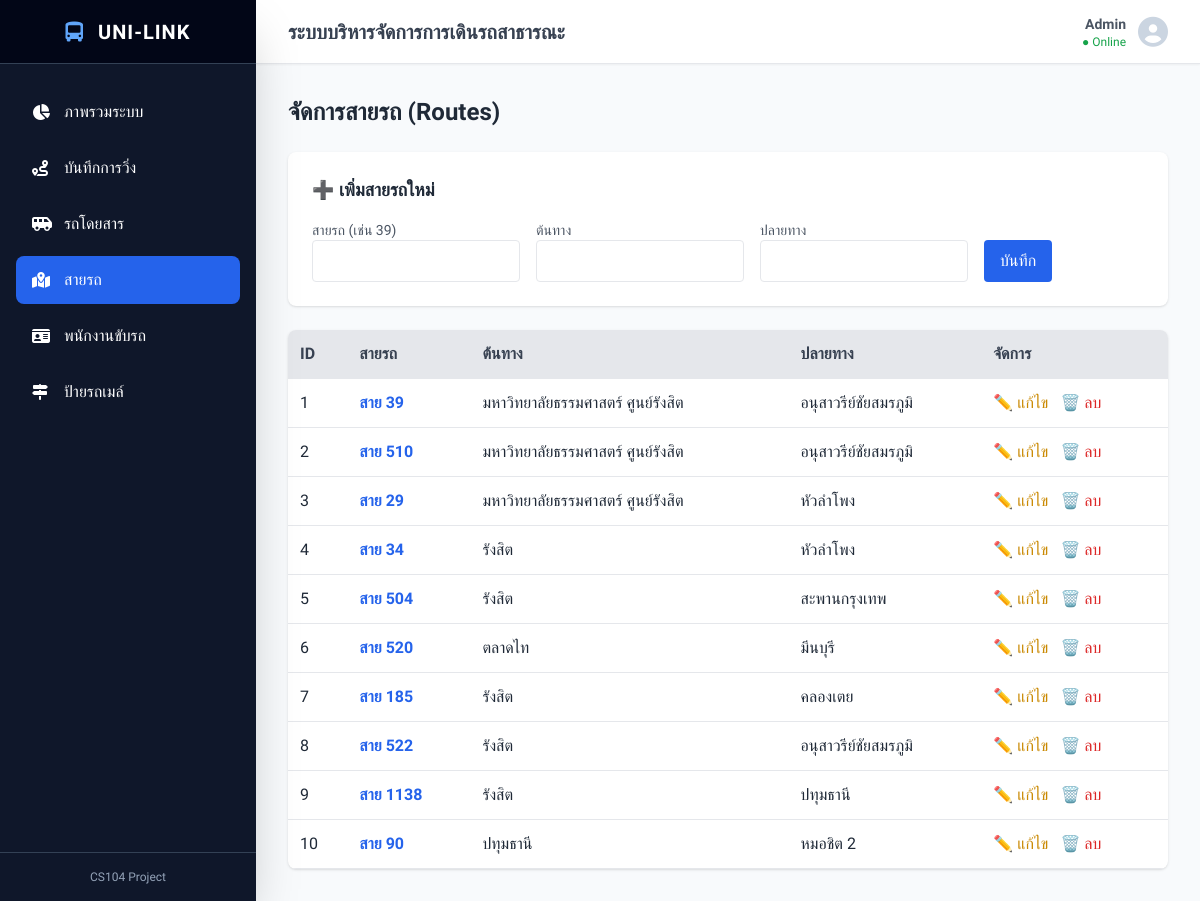
Page /routes on the earlier database version.
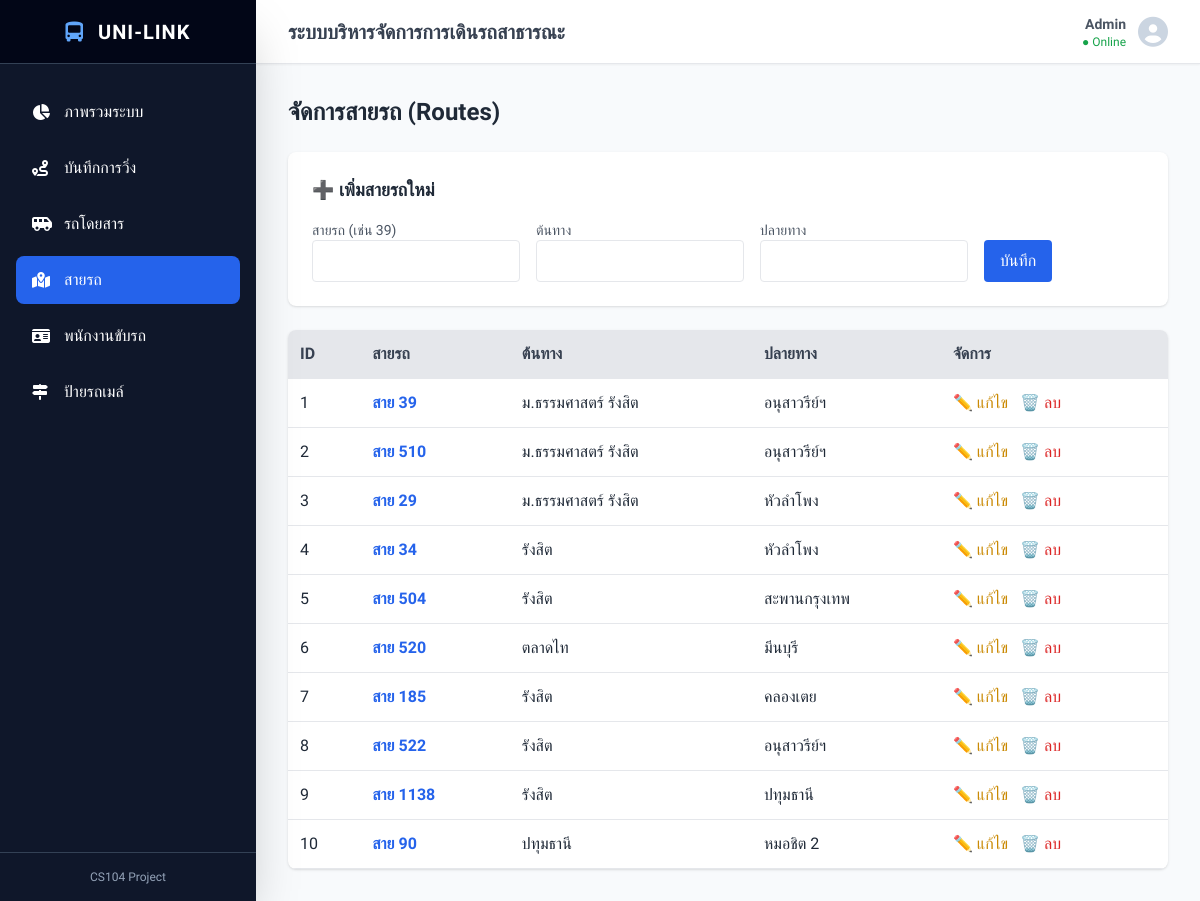
Same page on the later database version.
### tables this page shows
CREATE TABLE Routes (
    route_id INTEGER PRIMARY KEY AUTOINCREMENT,
    route_num TEXT NOT NULL UNIQUE,
    origin TEXT NOT NULL,
    destination TEXT NOT NULL
);

### app.py (the view)
@app.route('/routes')
def manage_routes():
    db = open_database()
    all_routes = db.execute(
        'SELECT route_id AS id, route_num, origin, destination FROM Routes'
    ).fetchall()
    db.close()
    return render_template('routes.html', items=all_routes)

### app.py (called while the page is built)
def open_database():
    connection = sqlite3.connect('database.db')
    connection.execute('PRAGMA foreign_keys = ON')
    connection.row_factory = sqlite3.Row
    return connection

### templates/routes.html
{% extends 'base.html' %}
{% block content %}
<div class="flex justify-between items-center mb-6">
    <h2 class="text-2xl font-bold text-gray-800">จัดการสายรถ (Routes)</h2>
</div>
<div class="bg-white p-6 rounded-lg shadow mb-6">
    <h3 class="text-lg font-semibold mb-4">➕ เพิ่มสายรถใหม่</h3>
    <form action="/add_route" method="POST" class="flex flex-wrap gap-4 items-end">
        <div class="w-full md:w-1/4">
            <label class="block text-sm text-gray-600">สายรถ (เช่น 39)</label>
            <input type="text" name="route_num" required class="border p-2 rounded w-full">
        </div>
        <div class="w-full md:w-1/4">
            <label class="block text-sm text-gray-600">ต้นทาง</label>
            <input type="text" name="origin" required class="border p-2 rounded w-full">
        </div>
        <div class="w-full md:w-1/4">
            <label class="block text-sm text-gray-600">ปลายทาง</label>
            <input type="text" name="destination" required class="border p-2 rounded w-full">
        </div>
        <button type="submit" class="bg-blue-600 text-white px-4 py-2 rounded hover:bg-blue-700 h-[42px]">บันทึก</button>
    </form>
</div>
<div class="bg-white rounded-lg shadow overflow-hidden">
    <table class="w-full text-left border-collapse">
        <thead>
            <tr class="bg-gray-200 text-gray-700">
                <th class="p-3 border-b">ID</th>
                <th class="p-3 border-b">สายรถ</th>
                <th class="p-3 border-b">ต้นทาง</th>
                <th class="p-3 border-b">ปลายทาง</th>
                <th class="p-3 border-b">จัดการ</th>
            </tr>
        </thead>
        <tbody>
            {% for r in items %}
            <tr class="hover:bg-gray-50 border-b">
                <td class="p-3">{{ r.id }}</td>
                <td class="p-3 font-semibold text-blue-600">สาย {{ r.route_num }}</td>
                <td class="p-3">{{ r.origin }}</td>
                <td class="p-3">{{ r.destination }}</td>
                <td class="p-3 whitespace-nowrap">
                    <a href="/edit_route/{{ r.id }}" class="text-yellow-600 hover:underline mr-2">✏️ แก้ไข</a>
                    <a href="/delete_route/{{ r.id }}" class="text-red-600 hover:underline" onclick="return confirm('ลบข้อมูลสายรถนี้?');">🗑️ ลบ</a>
                </td>
            </tr>
            {% endfor %}
        </tbody>
    </table>
</div>
{% endblock %}

Differences in the rows shown:
changed Routes id 1: origin "มหาวิทยาลัยธรรมศาสตร์ ศูนย์รังสิต" → "ม.ธรรมศาสตร์ รังสิต"; destination "อนุสาวรีย์ชัยสมรภูมิ" → "อนุสาวรีย์ฯ"
changed Routes id 2: origin "มหาวิทยาลัยธรรมศาสตร์ ศูนย์รังสิต" → "ม.ธรรมศาสตร์ รังสิต"; destination "อนุสาวรีย์ชัยสมรภูมิ" → "อนุสาวรีย์ฯ"
changed Routes id 3: origin "มหาวิทยาลัยธรรมศาสตร์ ศูนย์รังสิต" → "ม.ธรรมศาสตร์ รังสิต"
changed Routes id 8: destination "อนุสาวรีย์ชัยสมรภูมิ" → "อนุสาวรีย์ฯ"
